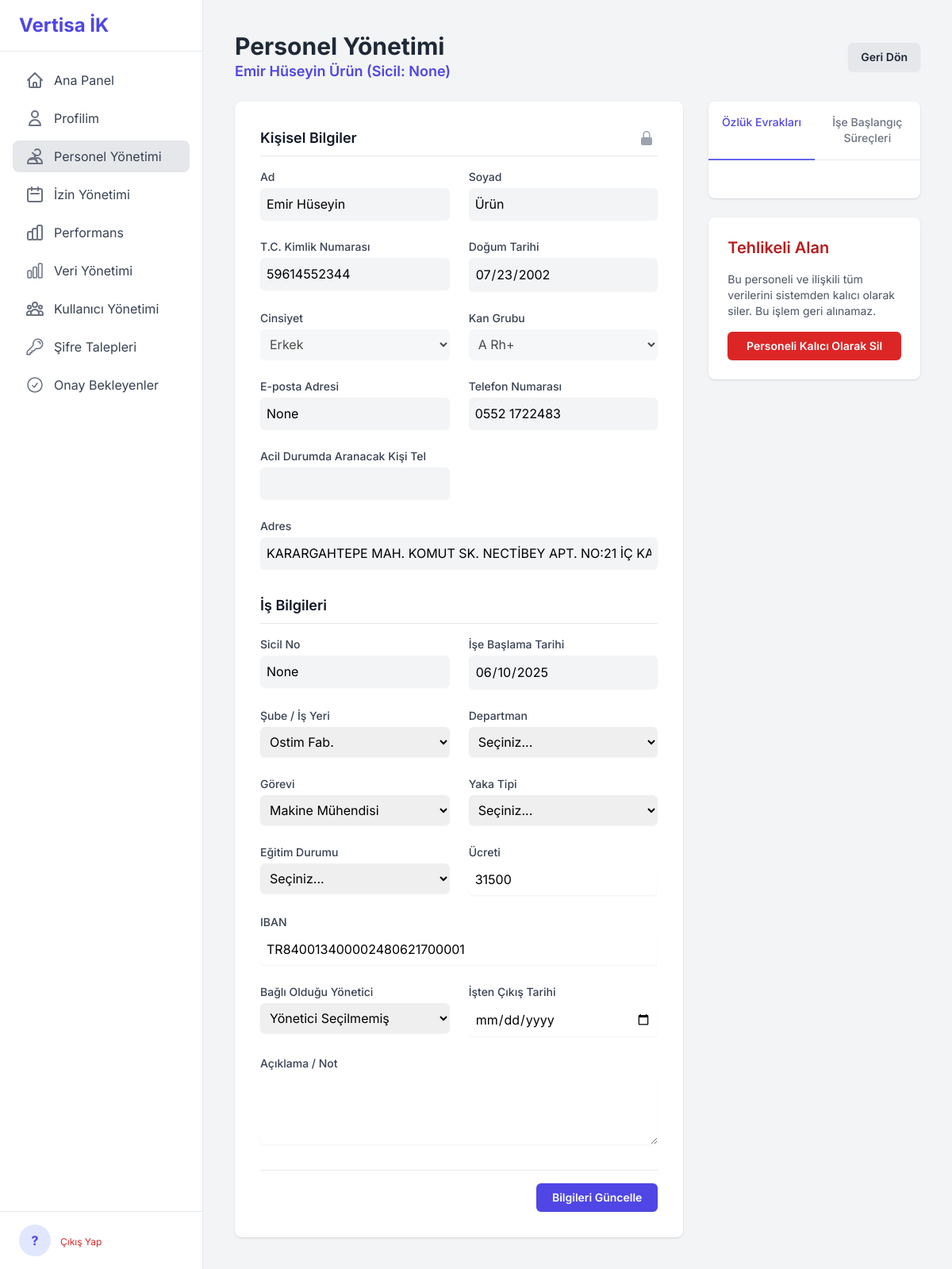
The app's page /personnel/manage/18 (signed in), older data.
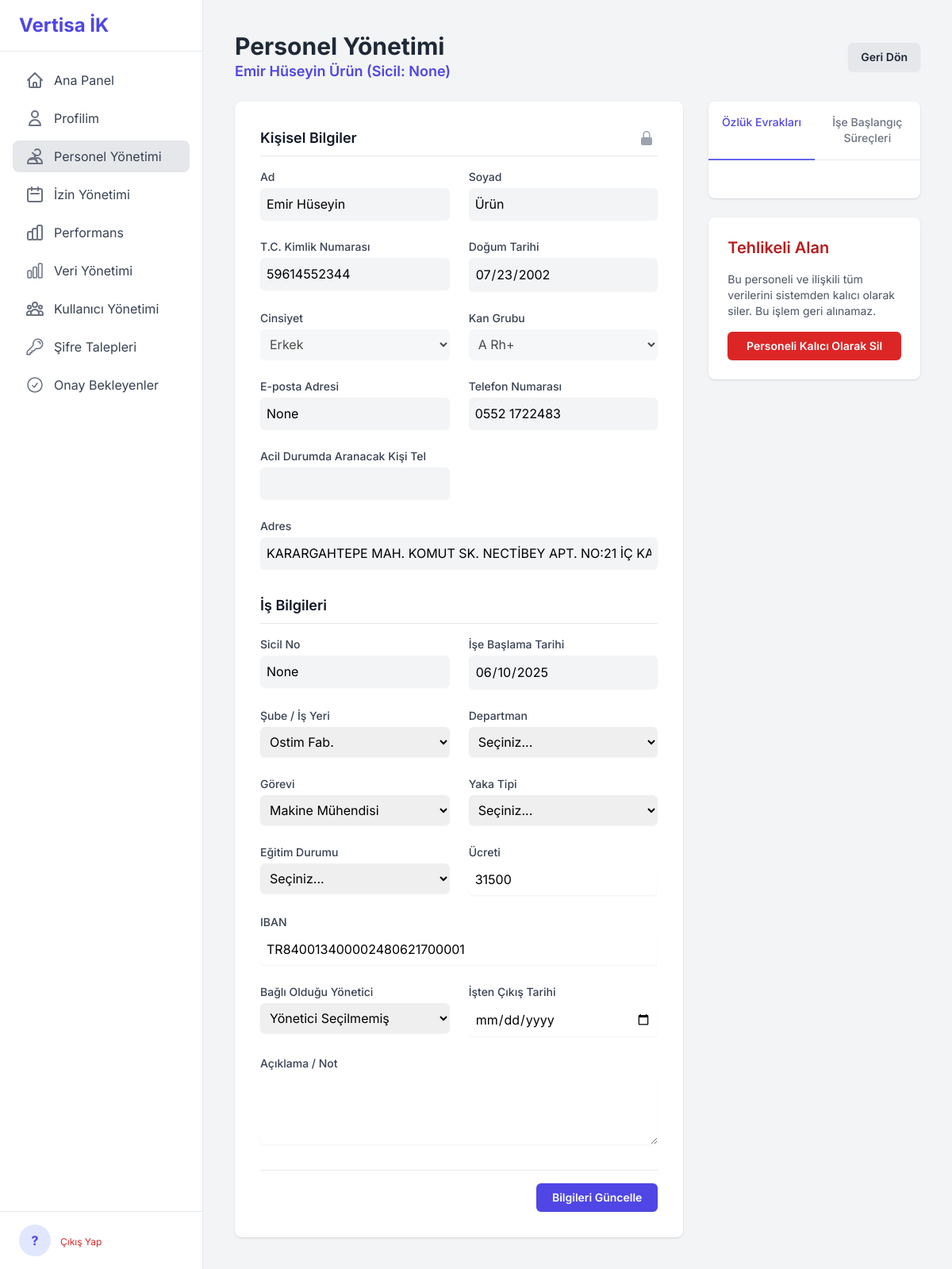
The same page, newer data.
### tables this page shows
CREATE TABLE calisanlar (
        id INTEGER PRIMARY KEY AUTOINCREMENT,
        ad TEXT NOT NULL,
        soyad TEXT NOT NULL,
        sicil_no TEXT,
        tc_kimlik TEXT UNIQUE NOT NULL,
        ise_baslama_tarihi TEXT,
        isten_cikis_tarihi TEXT,
        dogum_tarihi TEXT,
        cinsiyet TEXT,
        kan_grubu TEXT,
        tel TEXT,
        yakin_tel TEXT,
        adres TEXT,
        iban TEXT,
        egitim TEXT,
        ucreti TEXT,
        aciklama TEXT,
        yillik_izin_bakiye INTEGER NOT NULL DEFAULT 20,
        yaka_tipi TEXT,
        yonetici_id INTEGER REFERENCES calisanlar(id),
        sube_id INTEGER REFERENCES subeler(id),
        departman_id INTEGER REFERENCES departmanlar(id),
        gorev_id INTEGER REFERENCES gorevler(id),
        mail TEXT UNIQUE,
        onay_durumu TEXT NOT NULL DEFAULT 'Onaylandı',
        admin_notu TEXT
    );

### app/personnel.py (the view)
@bp.route('/manage/<int:calisan_id>')
@login_required
def manage(calisan_id):
    db = g.db
    calisan = db.execute("""
        SELECT c.*, s.sube_adi, d.departman_adi, g.gorev_adi
        FROM calisanlar c
        LEFT JOIN subeler s ON c.sube_id = s.id
        LEFT JOIN departmanlar d ON c.departman_id = d.id
        LEFT JOIN gorevler g ON c.gorev_id = g.id
        WHERE c.id = ?""", (calisan_id,)).fetchone()
    if not calisan:
        flash("Personel bulunamadı.", "danger")
        return redirect(url_for('personnel.list_personnel'))
    ozluk_evraklari = db.execute("SELECT * FROM evraklar WHERE calisan_id = ? AND kategori = 'Özlük' ORDER BY id", (calisan_id,)).fetchall()
    ise_baslangic_surecleri = db.execute("SELECT * FROM evraklar WHERE calisan_id = ? AND kategori = 'İşe Başlangıç' ORDER BY id", (calisan_id,)).fetchall()
    potential_managers = db.execute('SELECT id, ad, soyad, sicil_no FROM calisanlar WHERE id != ? AND onay_durumu="Onaylandı" ORDER BY ad, soyad', (calisan_id,)).fetchall()
    subeler = db.execute('SELECT * FROM subeler ORDER BY sube_adi').fetchall()
    departmanlar = db.execute('SELECT * FROM departmanlar ORDER BY departman_adi').fetchall()
    gorevler = db.execute('SELECT * FROM gorevler ORDER BY gorev_adi').fetchall()
    return render_template(
        'personnel_manage.html',
        calisan=calisan,
        ozluk_evraklari=ozluk_evraklari,
        ise_baslangic_surecleri=ise_baslangic_surecleri,
        managers=potential_managers,
        subeler=subeler,
        departmanlar=departmanlar,
        gorevler=gorevler
    )

### app/auth.py (called while the page is built)
def login_required(view):
    @wraps(view)
    def wrapped_view(**kwargs):
        if 'user_id' not in session:
            flash("Bu sayfayı görüntülemek için lütfen giriş yapın.", "warning")
            return redirect(url_for('auth.login'))
        return view(**kwargs)
    return wrapped_view

### app/templates/personnel_manage.html (shortened to what the changed rows need)
{% extends "base.html" %}
{% block content %}
<div class="flex justify-between items-center mb-6">
    <div>
        <h1 class="text-3xl font-bold text-gray-800">Personel Yönetimi</h1>
        <p class="text-lg text-indigo-600 font-semibold">{{ calisan.ad }} {{ calisan.soyad }} (Sicil: {{ calisan.sicil_no }})</p>
    </div>
</div>
<div class="grid grid-cols-1 lg:grid-cols-3 gap-8" x-data="{
    editMode: false,
    formData: {
        tel: '{{ calisan.tel or '' }}',
        yakin_tel: '{{ calisan.yakin_tel or '' }}'
    },
    errors: {
        tel: null
    },
    validateField(field, value) {
        if(field === 'tel') {
            this.errors.tel = (value.length > 0 && value.length < 11) ? 'Telefon numarası 11 haneli olmalıdır.' : null;
        }
    },
    toggleEditMode() {
        if (!this.editMode) {
            if (confirm('Kişisel bilgiler bölümündeki Adres, E-posta ve Telefon alanlarını düzenlemek için kilidi açmak istediğinizden emin misiniz? Diğer kritik alanlar değiştirilemez.')) {
                this.editMode = true;
            }
        } else {
            this.editMode = false;
        }
    }
}">
    <div class="lg:col-span-2 bg-white rounded-lg shadow p-8">
        <form action="{{ url_for('personnel.update', calisan_id=calisan.id) }}" method="POST" class="space-y-8" onsubmit="return confirm('Değişiklikleri kaydetmek istediğinizden emin misiniz?');">
            <div>
                <div class="flex justify-between items-center border-b pb-2 mb-4">
                    <h2 class="text-lg font-semibold text-gray-900">Kişisel Bilgiler</h2>
                </div>
            </div>
            <div>
                <h2 class="text-lg font-semibold text-gray-900 border-b pb-2 mb-4">İş Bilgileri</h2>
            </div>
        </form>
    </div>
    <div class="lg:col-span-1 space-y-6">
        <div class="bg-white rounded-lg shadow p-6">
             <h2 class="text-xl font-semibold text-red-700 mb-4">Tehlikeli Alan</h2>
        </div>
    </div>
</div>
{% endblock %}

Row changes from the older to the newer data that the page shows:
now on this page (row edited): calisanlar: sicil_no "None"
Text that changed along with them:
{{ calisan.sicil_no }}: "None" → (not shown)
